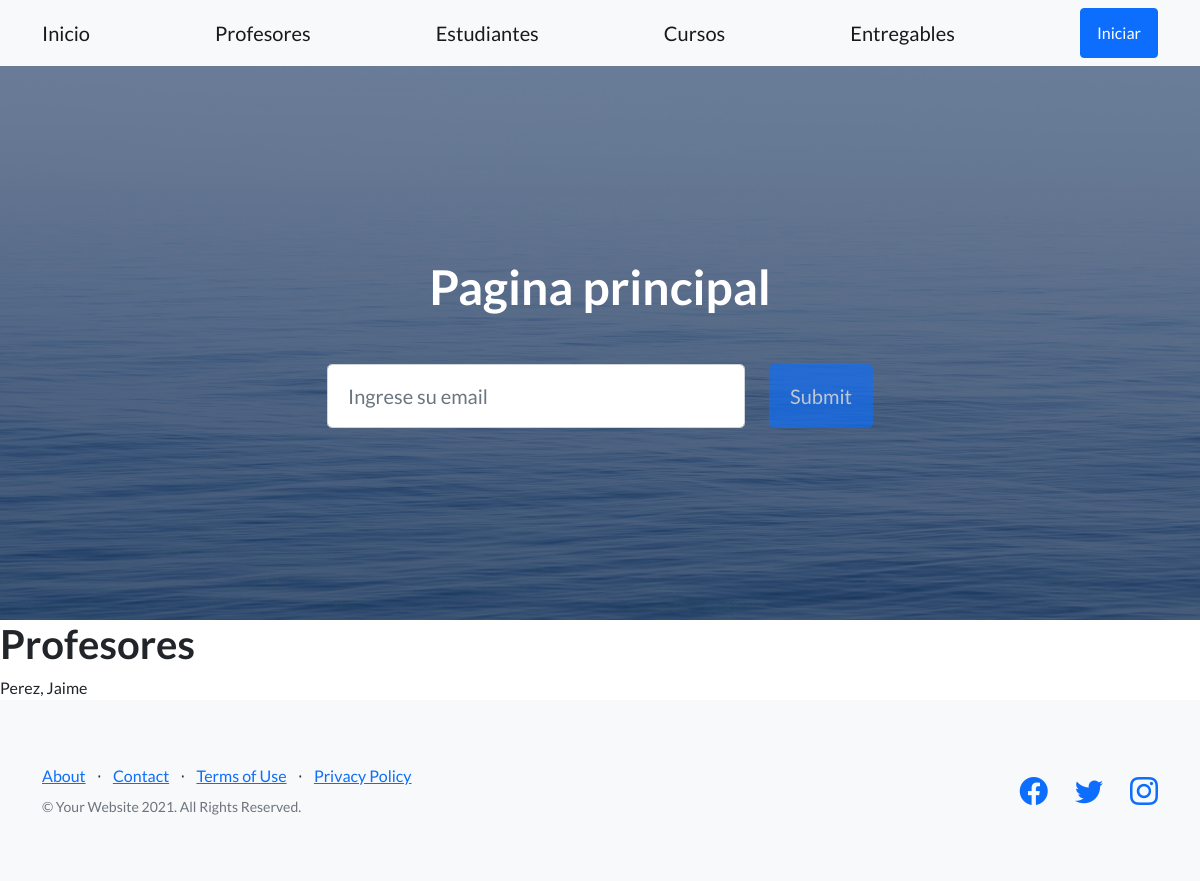
/AppCoder/profesores, run on an earlier commit of the app's database.
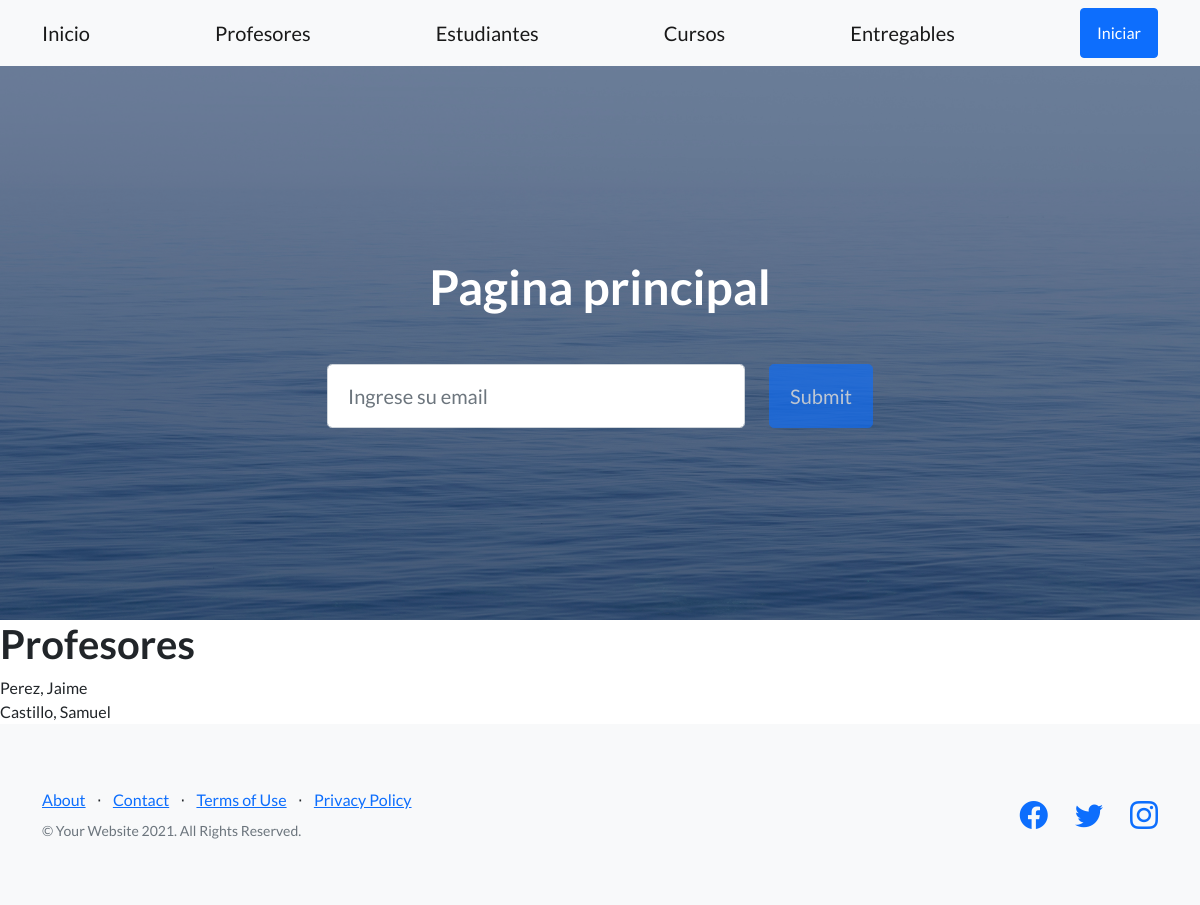
And on a later commit of the database.
### AppCoder/models.py (models this page shows)
class Profesor(models.Model):
    nombre = models.CharField(max_length=40)
    apellido = models.CharField(max_length=40)
    email = models.EmailField()
    profesion = models.CharField(max_length=40)
    def __str__(self):
        return f'{self.apellido}, {self.nombre}'

### AppCoder/views.py (the view)
# urls.py: path('profesores', views.profesores, name='Profesores'),
def profesores(request):
    return render(request, "AppCoder/profesores.html",
                  {'profesores': Profesor.objects.all()})

### AppCoder/templates/AppCoder/profesores.html
{% extends 'AppCoder/padre.html' %}
{%  load static %}
{% block contenidoquecambia%}
    <h1>Profesores</h1>
    {% for profesor in profesores %}
    {{ profesor }}
    <br>
{% endfor %}
{% endblock %}

What changed in the data, as far as the page shows it:
added Profesor: apellido+nombre "Castillo, Samuel"
